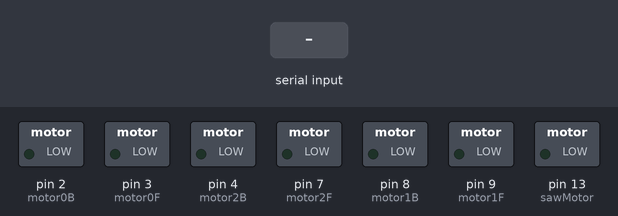
Recording of a sketch running on a simulated Arduino Uno, built with avr-gcc and run on an emulated ATmega328P. Shown: switched loads named in the sketch (green lamp = pin HIGH). The inputs (shaded band) are chosen by the test bench. The audio player accepts every command and is not drawn; what the sketch prints to the serial monitor is not drawn.

Above: at 2.2 s.
2.3 s: byte 70 (FORWARD) received over Serial
At 2.6 s:
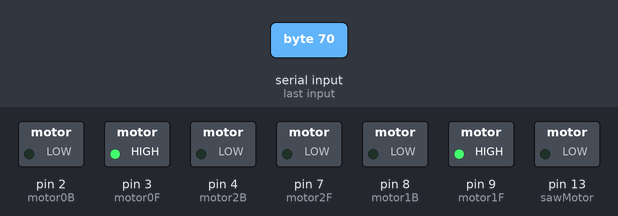
3.8 s: byte 66 (BACKWARD) received over Serial
At 4.9 s:
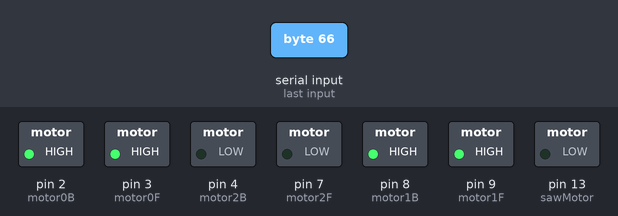
5.3 s: byte 76 (LEFT) received over Serial
At 6.1 s:
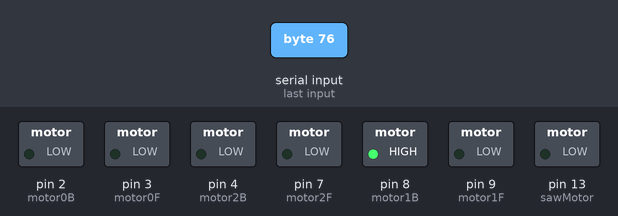
6.8 s: byte 82 (RIGHT) received over Serial
At 7.2 s:
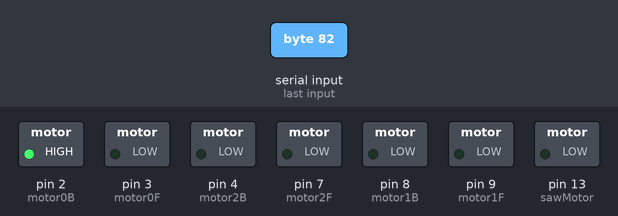
8.3 s: byte 84 (TRIANGLE) received over Serial
At 9.5 s:
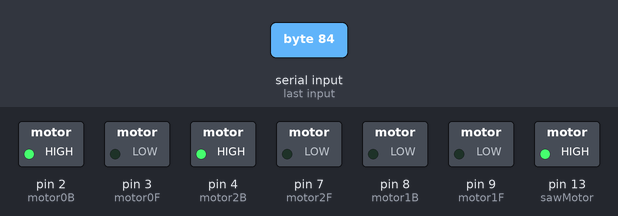
9.8 s: "1" received over Serial
At 10.7 s:
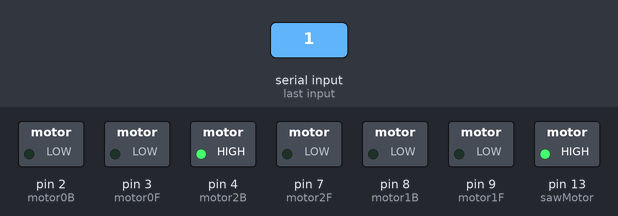
Timing chart, 0 to 12.3 s (numbered marks = the images above; inputs shaded):
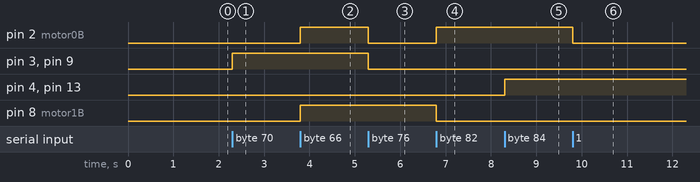

Measured:
- after the input at 2.3 s, pin 3 (motor0F), pin 9 (motor1F): LOW → HIGH at once
- after the input at 3.8 s, pin 2 (motor0B), pin 8 (motor1B): LOW → HIGH at once
- after the input at 5.3 s, pin 2 (motor0B), pin 3 (motor0F), pin 9 (motor1F): HIGH → LOW at once
- after the input at 6.8 s, pin 2 (motor0B): LOW → HIGH at once; pin 8 (motor1B): HIGH → LOW at once
- after the input at 8.3 s, pin 4 (motor2B), pin 13 (sawMotor): LOW → HIGH at once
- after the input at 9.8 s, pin 2 (motor0B): HIGH → LOW at once

The sketch:

Blitao.ino
```cpp
//include Libraries
#include "DFRobotDFPlayerMini.h"
#include <SoftwareSerial.h>
//L293D pins
const int EN0 = 14;
const int EN1 = 15;
const int EN2 = 18;
const int motor0B = 2;
const int motor0F = 3; //PWM Pin
const int motor1B = 8;
const int motor1F = 9; //PWM Pin
const int motor2B = 4;
const int motor2F = 7;
const int sawMotor = 13;
//Bluethooth Control
char command;
#define FORWARD 'F'
#define BACKWARD 'B'
#define LEFT 'L'
#define RIGHT 'R'
#define FORWARD 'F'
#define CIRCLE 'C'
#define CROSS 'X'
#define TRIANGLE 'T'
#define SQUARE 'S'
//Serial Communication Pins
const int playerPinRX = 10;
const int playerPinTX = 11;
const int blePinRX = 5;
const int blePinTX = 6;
//Instance Serial Variables
SoftwareSerial playerSerial(playerPinRX, playerPinTX);
SoftwareSerial bleSerial(blePinRX, blePinTX);
//Instance Player Variables
DFRobotDFPlayerMini player;

//Ornaments pins
const int leftEye = 16;
const int rightEye = 17;

void setup() {
  //Set Motors Pins
  pinMode(motor0B, OUTPUT);
  pinMode(motor0F, OUTPUT);
  pinMode(motor1B, OUTPUT);
  pinMode(motor1F, OUTPUT);
  pinMode(motor2B, OUTPUT);
  pinMode(motor2F, OUTPUT);
  pinMode(sawMotor, OUTPUT);
  //Set Enable Pins
  digitalWrite(EN0, OUTPUT);
  digitalWrite(EN1, OUTPUT);
  digitalWrite(EN2, OUTPUT);
  //Iniciate motors
  digitalWrite(EN0, HIGH);
  digitalWrite(EN1, HIGH);
  digitalWrite(EN2, HIGH);
  //Iniciate Serial Communication
  Serial.begin(2000000);
  //Iniciate Bluethooth Serial Communication
  bleSerial.begin(9600);
  //Iniciate DFPlayer Serial Communication and set volume
  playerSerial.begin(9600);
  Serial.println("Iniciando modulos...");
  while(!player.begin(playerSerial)){
    Serial.println("Modulo nao disponivel");
  }
  if(player.begin(playerSerial)){
    Serial.println("Modulo Player Ativo");
  }
  if(bleSerial.available()){
    Serial.println("Modulo Bluethooth Ativo");
  }
  Serial.println("Iniciando Configuracao do modulo...");
  player.setTimeOut(500);
  player.volume(28);
  player.EQ(0);
  Serial.println("Configuracao finalizada");
}

void loop() {
  if (Serial.available()){
    command = Serial.read();
    switch (command){
      //Moves
      case FORWARD:
        forwardTwoMotors(motor0F, motor1F);
        break;
      case BACKWARD:
        backwardTwoMotors(motor0B, motor1B);
        break;
      case LEFT:
        turnLeft(motor0B, motor0F, motor1B, motor1F);
        break;
      case RIGHT:
        turnRight(motor0B, motor0F, motor1B, motor1F);
        break;
      //weapon
      case TRIANGLE:
        attack(sawMotor, motor2B, motor2F);
        break;
      case CROSS:
        backAttack(sawMotor, motor2B, motor2F);
        break;
      //Ornaments
      case SQUARE:
        player.play(1);
        break;
      default:
        standing(motor0B, motor0F, motor1B, motor1F);
        break;
    }
  }
}


//Move single motor forward
void forward(int pin0, int pin1){
  digitalWrite(pin0, HIGH);
  digitalWrite(pin1, LOW);
}
//Move single motor backward
void backward(int pin0, int pin1){
  digitalWrite(pin0, LOW);
  digitalWrite(pin1, HIGH);
}
//Makes forward more slow
void slowSpeed(int pin0, int pin1){
  const int speed = 60; //Motor Slow Speed
  analogWrite(pin0, speed);
  digitalWrite(pin1, LOW);
}
//Turn to Left
void turnLeft(int pin0, int pin1, int pin3, int pin4){
  slowSpeed(pin0, pin1);
  forward(pin3, pin4);
}
//Turn to Right
void turnRight(int pin0, int pin1, int pin3, int pin4){
  forward(pin0, pin1);
  slowSpeed(pin3, pin4);
}
void forwardTwoMotors(int pin0, int pin3){
  digitalWrite(pin0, HIGH);
  digitalWrite(pin3, HIGH);
}
void backwardTwoMotors(int pin1, int pin4){
  digitalWrite(pin1, HIGH);
  digitalWrite(pin4, HIGH);
}
void standing(int pin0, int pin1, int pin3, int pin4){
  digitalWrite(pin0, LOW);
  digitalWrite(pin1, LOW);
  digitalWrite(pin3, LOW);
  digitalWrite(pin4, LOW);
}
//Turn on saw's motor
void sawOn(int sawPin){
  digitalWrite(sawPin, HIGH);
}
void sawOff(int sawPin){
  digitalWrite(sawPin, LOW);
}

//Weapons attack
void attack(int sawPin, int pin0, int pin1){
  sawOn(sawPin);
  forward(pin0, pin1);
}
void backAttack(int sawPin, int pin0, int pin1){
  sawOff(sawPin);
  backward(pin0, pin1);
}

//Ornaments functions
void playFistSound(){
  player.play(1);
  delay(2000);
}
void playSecondSound(int leftEye, int rightEye){
  player.play(2);
  blinkEye(leftEye, rightEye);
}
void blinkEye(int leftEye, int rightEye){
  digitalWrite(leftEye, LOW);
  delay(500);
  digitalWrite(leftEye, HIGH);
  delay(250);
  digitalWrite(rightEye, LOW);
  delay(250);
  digitalWrite(rightEye, HIGH);
  delay(250);
  digitalWrite(rightEye, LOW);
  digitalWrite(leftEye, LOW);
  delay(250);
  digitalWrite(rightEye, HIGH);
  digitalWrite(leftEye, HIGH);
  delay(500);
}
```
